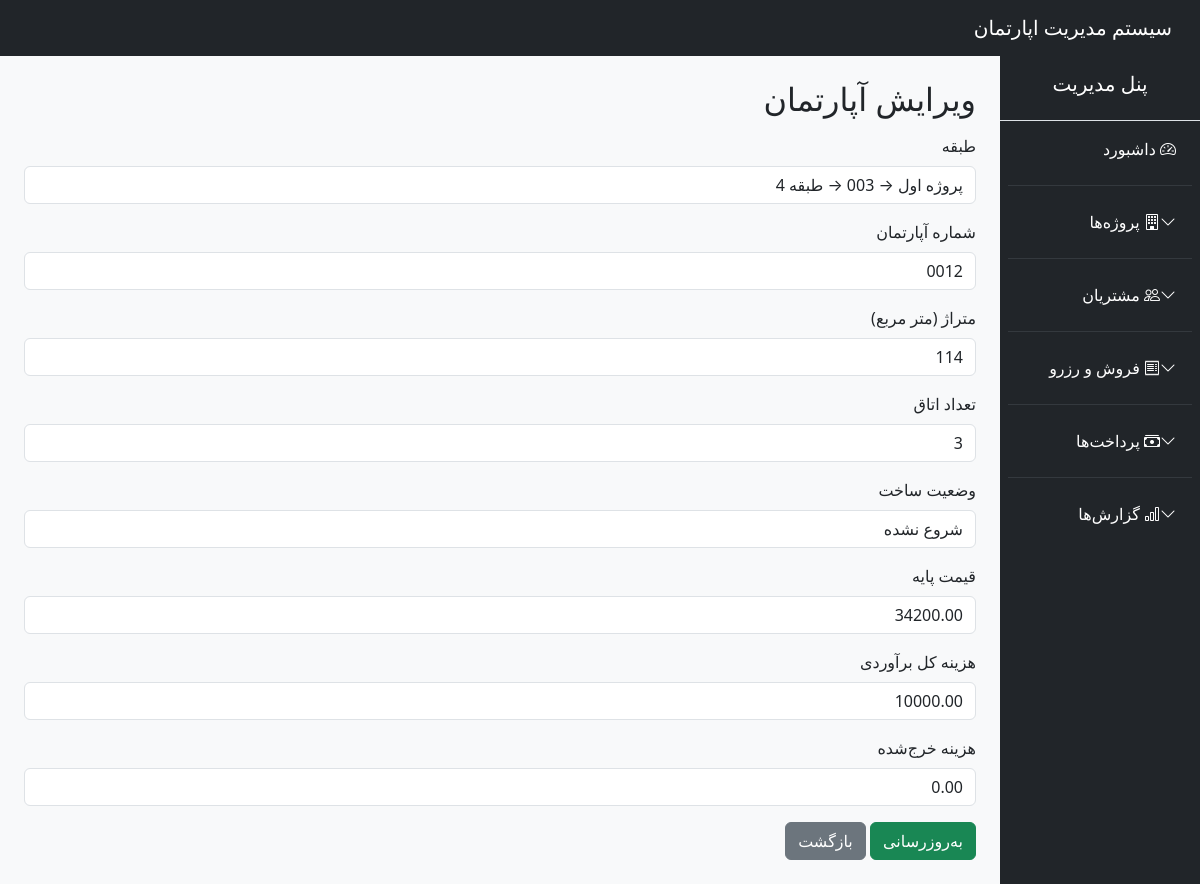
Page /public/?route=apartments_edit&id=14 (signed in) on the committed database.
### tables this page shows
CREATE TABLE `apartments` (
  `id` int(11) NOT NULL,
  `floor_id` int(11) NOT NULL,
  `apartment_number` varchar(50) NOT NULL,
  `area` float DEFAULT NULL,
  `rooms` int(11) DEFAULT NULL,
  `status` enum('COMPLETED','UNDER_CONSTRUCTION','NOT_STARTED') NOT NULL,
  `base_price` decimal(15,2) DEFAULT NULL,
  `estimated_total_cost` decimal(15,2) DEFAULT NULL,
  `spent_cost` decimal(15,2) DEFAULT 0.00,
  `created_at` timestamp NOT NULL DEFAULT current_timestamp()
);

CREATE TABLE `floors` (
  `id` int(11) NOT NULL,
  `block_id` int(11) NOT NULL,
  `floor_number` int(11) NOT NULL
);

CREATE TABLE `projects` (
  `id` int(11) NOT NULL,
  `name` varchar(100) NOT NULL,
  `location` varchar(255) DEFAULT NULL,
  `description` text DEFAULT NULL,
  `created_at` timestamp NOT NULL DEFAULT current_timestamp(),
  `status` enum('ACTIVE','INACTIVE','COMPLETED') NOT NULL DEFAULT 'ACTIVE'
);

### app/core/Controller.php (called while the page is built, shortened)
<?php
class Controller {
    protected function view($view, $data = []) {
        extract($data);
        require "../app/views/$view.php";
    }
    protected function model($model) {
        return new $model;
    }
}

### app/controllers/ApartmentController.php (called while the page is built, shortened)
<?php
class ApartmentController extends Controller
{
    public function edit()
    {
        $id = $_GET['id'] ?? null;
        $apartmentModel = $this->model("Apartment");
        $floorModel = $this->model("Floor");
        $apartment = $apartmentModel->find($id);
        $floors = $floorModel->all();
        $this->view("apartments/edit", compact('apartment', 'floors', 'page_title'));
    }
}

### public/index.php (called while the page is built, shortened)
<?php
require_once "../app/core/Database.php";
require_once "../app/core/Controller.php";
require_once "../app/core/Model.php";
require_once "../routes/web.php";

### app/core/Database.php (called while the page is built, shortened)
<?php
class Database {
    private static $instance = null;
    private function __construct() {
        $config = require __DIR__ . '/../../config/config.php';
        $dsn = "mysql:host={$config['db']['host']};dbname={$config['db']['dbname']};charset=utf8mb4";
        try {
            $this->pdo = new PDO($dsn, $config['db']['user'], $config['db']['pass']);
        } catch (PDOException $e) {
            die("DB Connection Failed: " . $e->getMessage());
        }
    }
    public static function connect() {
        if (self::$instance === null) {
            self::$instance = new Database();
        }
        return self::$instance->pdo;
    }
}

### config/config.php (called while the page is built)
<?php
return [
    'db' => [
        'host' => 'localhost',
        'dbname' => 'apartment_system',
        'user' => 'root',
        'pass' => ''
    ]
];

### app/core/Model.php (called while the page is built, shortened)
<?php
class Model {
    public function __construct() {
        $this->db = Database::connect();
    }
}

### app/models/Floor.php (called while the page is built, shortened)
<?php
class Floor extends Model
{
    public function all()
    {
        $sql = "SELECT f.*, b.name AS block_name, p.name AS project_name
                FROM floors f
                JOIN blocks b ON f.block_id = b.id
                JOIN projects p ON b.project_id = p.id
                ORDER BY f.id DESC";
        return $this->db->query($sql)->fetchAll(PDO::FETCH_ASSOC);
    }
}

### app/models/Apartment.php (called while the page is built, shortened)
<?php
class Apartment extends Model
{
    protected $table = 'apartments';
    public function find($id)
    {
        $stmt = $this->db->prepare("SELECT * FROM {$this->table} WHERE id = ?");
        $stmt->execute([$id]);
        return $stmt->fetch(PDO::FETCH_ASSOC);
    }
}

### app/views/apartments/edit.php (the view, shortened to what this page needs)
<?php require "../app/views/layouts/header.php"; ?>
<?php require "../app/views/layouts/sidebar.php"; ?>
<h2 class="mb-3">ویرایش آپارتمان</h2>
<form method="post" action="/apartment_system/public/?route=apartments_update">
    <div class="mb-3">
        <label class="form-label">طبقه</label>
        <select name="floor_id" class="form-control" required>
            <?php foreach ($floors as $floor): ?>
                <option value="<?= $floor['id'] ?>"
                    <?= $floor['id'] == $apartment['floor_id'] ? 'selected' : '' ?>>
                    <?= $floor['project_name'] ?> → <?= $floor['block_name'] ?> → طبقه <?= $floor['floor_number'] ?>
                </option>
            <?php endforeach; ?>
        </select>
    </div>
    <div class="mb-3">
        <label class="form-label">شماره آپارتمان</label>
        <input type="text" name="apartment_number" class="form-control"
               value="<?= $apartment['apartment_number'] ?>" required>
    </div>
    <div class="mb-3">
        <label class="form-label">متراژ (متر مربع)</label>
        <input type="number" name="area" class="form-control"
               value="<?= $apartment['area'] ?>">
    </div>
    <div class="mb-3">
        <label class="form-label">تعداد اتاق</label>
        <input type="number" name="rooms" class="form-control"
               value="<?= $apartment['rooms'] ?>">
    </div>
    <div class="mb-3">
        <label class="form-label">وضعیت ساخت</label>
        <select name="status" class="form-control">
            <option value="NOT_STARTED"
                <?= $apartment['status'] == 'NOT_STARTED' ? 'selected' : '' ?>>
                شروع نشده
            </option>
        </select>
    </div>
    <div class="mb-3">
        <label class="form-label">قیمت پایه</label>
        <input type="number" name="base_price" class="form-control"
               value="<?= $apartment['base_price'] ?>">
    </div>
    <div class="mb-3">
        <label class="form-label">هزینه کل برآوردی</label>
        <input type="number" name="estimated_total_cost" class="form-control"
               value="<?= $apartment['estimated_total_cost'] ?>">
    </div>
    <div class="mb-3">
        <label class="form-label">هزینه خرج‌شده</label>
        <input type="number" name="spent_cost" class="form-control"
               value="<?= $apartment['spent_cost'] ?>">
    </div>
    <button class="btn btn-success">به‌روزرسانی</button>
    <a href="/apartment_system/public/?route=apartments" class="btn btn-secondary">بازگشت</a>
</form>
<?php require "../app/views/layouts/footer.php"; ?>

### rows in the picture
apartments: floor_id "پروژه اول → 003 → طبقه 4", apartment_number "0012", area "114", rooms "3", status "شروع نشده", base_price "34200.00", estimated_total_cost "10000.00", spent_cost "0.00"
